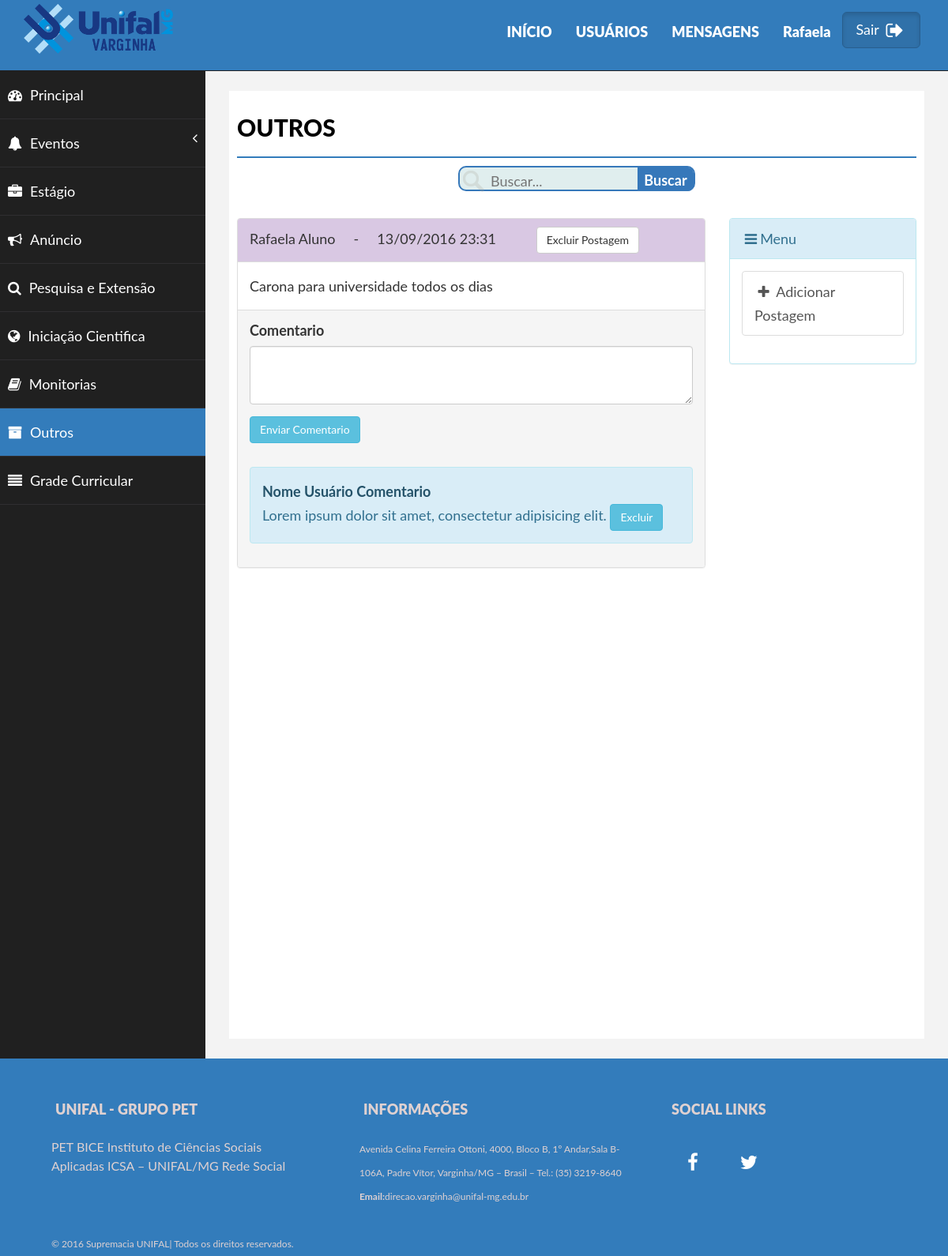
The app's page /site/admin/outros.php (signed in) with its own data.
### tables this page shows
CREATE TABLE IF NOT EXISTS `Post` (
  `idPost` int(255) NOT NULL AUTO_INCREMENT,
  `idUsuario` int(255) DEFAULT NULL,
  `dataPost` varchar(50) DEFAULT NULL,
  `conteudoPost` longtext,
  `Tag` varchar(50) DEFAULT NULL,
  `Categoria_idCategoria` int(255) DEFAULT NULL,
  PRIMARY KEY (`idPost`),
  KEY `fk_Post_1_idx` (`idUsuario`),
  KEY `fk_Post_Categoria1_idx` (`Categoria_idCategoria`)
);

CREATE TABLE IF NOT EXISTS `Usuario` (
  `idUsuario` int(255) NOT NULL AUTO_INCREMENT,
  `nome` varchar(1000) DEFAULT NULL,
  `sobrenome` varchar(1000) DEFAULT NULL,
  `senha` longtext,
  `email` varchar(1000) DEFAULT NULL,
  `identificacao` int(50) DEFAULT NULL,
  `TipoUsuario_idTipoUsuario` int(255) DEFAULT NULL,
  PRIMARY KEY (`idUsuario`),
  KEY `fk_Usuario_TipoUsuario1_idx` (`TipoUsuario_idTipoUsuario`)
);

### site/admin/outros.php (the view, shortened to what this page needs)
<?php
$PDO = db_connect();
$sql = "SELECT Post.idPost, Post.idUsuario, Post.dataPost, Post.conteudoPost, Post.Tag, Post.Categoria_idCategoria, Usuario.nome, Usuario.sobrenome
FROM Post
LEFT JOIN Usuario ON Usuario.idUsuario = Post.idUsuario
WHERE Categoria_idCategoria =9
ORDER BY idPost DESC ";
$stmt = $PDO->prepare($sql);
$stmt->execute();
?>
<html>
    <head>
        <link href="../forum-calendario/assets/css/bootstrap.css" rel="stylesheet">
        <link href="../forum-calendario/assets/css/font-awesome.css" rel="stylesheet">
        <link href="../forum-calendario/assets/css/basic.css" rel="stylesheet">
        <link href="../forum-calendario/assets/css/custom.css" rel="stylesheet">
        <link href="../assets/css/bootstrap.css" rel="stylesheet">
        <link href="../assets/css/font-awesome.css" rel="stylesheet">
        <link href="../assets/css/style.css" rel="stylesheet">
        <link href="../assets/css/css.css" rel="stylesheet">
        <link href="css/estilo.css" rel="stylesheet">
    </head>
    <body>
        <div class="navbar navbar-inverse navbar-fixed-top ">
            <div class="container">
                <div class="navbar-header">
                    <a class="navbar-brand" href="#"><img src="../assets/img/logo.png"></a>
                </div>
                <div class="navbar-collapse collapse move-me">
                    <ul class="nav navbar-nav navbar-right set-links">
                        <li>
                            <a href="inicio.php">INÍCIO</a>
                        </li>
                        <li>
                            <a href="listaUsuario.php">USUÁRIOS</a>
                        </li>
                        <li>
                            <a href="listaContato.php">MENSAGENS</a>
                        </li>
                        <li>
                            <a href="#">
                                <?php echo $_SESSION["emailNome"] ?>
                            </a>
                        </li>
                        <li>
                            <form action="../logout.php" role="form" method="post" name="formLogin">
                                <button type="submit" class="active btn btn-block btn-primary btn-lg">Sair
                                    <i class="fa fa-fw fa-lg fa-sign-out"></i>
                                </button>
                            </form>
                        </li>
                    </ul>
                </div>
            </div>
        </div>
        <br>
        <div class="conteudo">
            <div id="wrapper">
                <br>
                <br>
                <div class="conteudo">
                    <nav class="navbar-default navbar-side" role="navigation">
                        <div class="sidebar-collapse">
                            <ul class="nav" id="main-menu">
                                <li>
                                    <a href="admin.php"><i class="fa fa-dashboard "></i>Principal<br></a>
                                </li>
                                <li>
                                    <a href="#"><i class="fa fa-bell"></i>Eventos<span class="fa arrow"></span></a>
                                </li>
                                <li>
                                    <a href="estagio.php"><i class="fa fa-briefcase "></i>Estágio </a>
                                </li>
                                <li>
                                    <a href="anuncio.php"><i class="fa fa-bullhorn"></i>Anúncio </a>
                                </li>
                                <li>
                                    <a href="pesqext.php"><i class="fa fa-search"></i>Pesquisa e Extensão </a>
                                </li>
                                <li>
                                    <a href="inicCient.php"><i class="fa fa-globe"></i>Iniciação Cientifica</a>
                                </li>
                                <li>
                                    <a href="monitorias.php"><i class="fa fa-book"></i>Monitorias</a>
                                </li>
                                <li>
                                    <a class="active-menu" href="outros.php"><i class="fa fa-archive"></i>Outros</a>
                                </li>
                                <li>
                                    <a href="disciplinas.php"><i class="fa fa-align-justify"></i>Grade Curricular</a>
                                </li>
                            </ul>
                        </div>
                    </nav>
                    <div id="page-wrapper">
                        <div id="page-inner">
                            <div class="row">
                                <div class="col-md-12">
                                    <h1 class="page-head-line">Outros</h1>
                                    <center>
                                        <div id="divBusca">
                                            <img src="img/search3.png" alt="Buscar..." />
                                            <input type="text" id="txtBusca" placeholder="Buscar..." />
                                            <button id="btnBusca">Buscar</button>
                                        </div>
                                    </center>
                                </div>
                            </div>
                            <br>
                            <div class="row">
                                <div class="col-md-4 col-sm-4" id="largura">
                                    <?php while ($post = $stmt->fetch(PDO::FETCH_ASSOC)): ?>
                                        <div class="panel panel-default">
                                            <div class="panel-heading" style="background-color: #D9C8E3">
                                                <div class="alert-link">
                                                    <?php echo $post['nome'].' '.$post['sobrenome'] ?>&nbsp&nbsp&nbsp&nbsp - &nbsp&nbsp&nbsp&nbsp<?php echo $post ['dataPost']; ?>&nbsp&nbsp&nbsp&nbsp&nbsp&nbsp&nbsp&nbsp&nbsp&nbsp <a class="btn btn-default" href="../Post/delete.php?id=<?php echo $post ['idPost'] ?>" onclick="return confirm('Deseja realmente remover este Post ?');" >Excluir Postagem</a>
                                                </div>
                                            </div>
                                            <div class="panel-body">
                                                <?php echo $post ['conteudoPost']; ?>
                                            </div>
                                            <div class="panel-footer">
                                                <div class="form-group">
                                                    <label>Comentario</label>
                                                    <textarea class="form-control" rows="3"></textarea>
                                                </div>
                                                <button type="submit" class="btn btn-info">Enviar Comentario </button>
                                                <br>
                                                <br>
                                                <div class="alert alert-info">
                                                    <div class="alert-link">
                                                        Nome Usuário Comentario
                                                    </div>
                                                    Lorem ipsum dolor sit amet, consectetur adipisicing elit.
                                                    <a href="#" class="btn btn-info">Excluir</a>
                                                </div>
                                            </div>
                                        </div>
                                    <?php endwhile; ?>
                                </div>
                                <div class="col-md-6" id="boxlateral">
                                    <div class="panel panel-info">
                                        <div class="panel-heading">
                                            <i class="fa fa-bars fa-fw"></i>Menu
                                        </div>
                                        <div class="panel-body">
                                            <div class="list-group">
                                                <a href="#0" class="list-group-item">
                                                    <div class="add-post">
                                                        <i class="fa fa-plus fa-fw"></i> Adicionar Postagem
                                                    </div>
                                                </a>
                                            </div>
                                        </div>
                                    </div>
                                </div>
                            </div>
                        </div>
                    </div>
                    <section id="footer-sec">
                        <div class="container">
                            <div class="row">
                                <div class="col-md-4">
                                    <h4>UNIFAL - GRUPO PET</h4>
                                    <p style="padding-right:50px;"> PET BICE Instituto de Ciências Sociais Aplicadas ICSA – UNIFAL/MG Rede Social</p>
                                </div>
                                <div class="col-md-4">
                                    <h4>Informações</h4>Avenida Celina Ferreira Ottoni, 4000, Bloco B, 1º Andar,Sala B-106A,&nbsp;Padre Vítor,&nbsp;Varginha/MG – Brasil – Tel.: (35) 3219-8640
                                    <strong>Email:</strong>direcao.varginha@unifal-mg.edu.br
                                </div>
                                <div class="col-md-4">
                                    <h4>SOCIAL LINKS</h4>
                                    <div class="social-links">
                                        <a href="#"> <i class="fa fa-facebook fa-2x"></i></a>
                                        <a href="#"> <i class="fa fa-twitter fa-2x"></i></a>
                                    </div>
                                </div>
                            </div>
                            <br>© 2016 Supremacia UNIFAL| Todos os direitos reservados.</div>
                    </section>
                    </body>
                    </html>

### site/forum-calendario/assets/css/basic.css (style rules this page uses)
body { font-family: 'Open Sans', sans-serif; line-height:25px; }
#wrapper { width: 100%; background: #202020; }
#page-wrapper { padding: 15px 15px; min-height: 600px; background: #F3F3F3; }
#page-inner { width: 100%; margin: 10px 20px 10px 0px; background-color: #fff!important; padding: 10px; min-height: 1200px; }
.page-head-line { font-size: 30px; text-transform: uppercase; color: #000; font-weight: 800; padding-bottom: 20px; border-bottom: 2px solid rgb(51,124,187); margin-bottom: 10px; }
.active-menu { background-color: rgb(51,124,187)!important; }
.arrow { float: right; }
.fa.arrow:before { content: "\f104"; }
.sidebar-collapse, .sidebar-collapse .nav { background: none; }
.sidebar-collapse .nav { padding: 0; }
.sidebar-collapse .nav > li > a { color: #fff; background: #202020; text-shadow: none; padding: 15px 40px; border-bottom: 1px solid #2F2E31; }
.sidebar-collapse > .nav > li > a { padding: 15px 10px; }
.navbar-side { border: none; background-color: #202020; }
.navbar-default { border: 0px solid black; }
.navbar-header { background: #000000; }
.nav > li > a > i { margin-right: 10px; }
#footer-sec { background-color:#000; padding:20px 50px; color:#fff; font-size:12px; }
#footer-sec a { color:#fff; }
@media (min-width:768px) { #page-wrapper { margin: 0 0 0 260px; padding: 15px 30px; min-height: 1200px; } }
@media (min-width:768px) { .navbar-side { z-index: 1; position: absolute; width: 260px; } }
@media (min-width:768px) { .navbar { border-radius: 0px; } }

### site/assets/css/style.css (style rules this page uses)
section { padding-bottom:80px; padding-top:75px; }
h4 { padding:15px 5px; font-weight:900; text-transform:uppercase; }
.navbar-inverse .navbar-brand,.navbar-inverse .navbar-brand:hover { color: #FFF; font-size: 35px; letter-spacing: 5px; font-weight: 900; background-color:rgb(51,124,187); padding-bottom: 60px; }
.navbar-inverse .navbar-collapse, .navbar-inverse .navbar-form { border-color: rgb(000, 152, 241); }
.navbar-inverse { border-color: rgb(000, 152, 241); }
.navbar-fixed-top { top: 0; border-width: 0 0 0px; }
.set-links { padding: 15px 20px 10px 20px; }
.navbar-inverse .navbar-nav > li > a { color:#fff; font-weight:900; }
#footer-sec { background-color:rgb(51,124,187); max-height: 250px; padding-bottom:30px; padding-top:30px; color: #DFD1D1; }
.social-links a,.social-links a:hover { color:#fff; text-decoration:none; }
.social-links a i { background-color:rgb(51,124,187); padding:15px 20px; margin:5px; }

### site/assets/css/css.css (style rules this page uses)
.navbar-brand img { height: auto; width: auto; max-height: 65px; position: relative; bottom:10px; }
#divBusca { background-color:#E0EEEE; border:solid 2px #3678ba; border-radius:10px; width:300px; height:32px; color: white; }
#txtBusca { float:left; background-color:transparent; padding-left:5px; font-size:18px; border:none; height:34px; width:191px; }
#btnBusca { border:none; float:left; height:30px; border-radius:0 7px 7px 0; width:71px; font-weight:bold; background:#3678ba; }
#divBusca img { float:left; }
#largura { width: 70%; }
#boxlateral { float: right; width: 30%; }

### site/aluno/estilo.css (style rules this page uses)
body { margin:0; padding:0; font-family: "Lato", Arial, sans-serif; background: #f0f0f0; color: #333; min-width: 320px; font-size: 18px; }
img { border:none }
a { text-decoration:none; cursor:pointer; color:inherit }
* { box-sizing: border-box; moz-box-sizing: border-box; ms-box-sizing: border-box; }
p { font-size: 16px; line-height: 24px; }

### records on screen
post: idUsuario.nome "Rafaela", idUsuario.sobrenome "Aluno", dataPost "13/09/2016 23:31", conteudoPost "Carona para universidade todos os dias"

### other values on screen
$_SESSION["emailNome"] "Rafaela"
